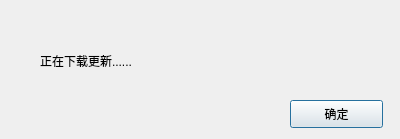
<?xml version="1.0" encoding="UTF-8"?>
<ui version="4.0">
 <class>CUpdateDlg</class>
 <widget class="QDialog" name="CUpdateDlg">
  <property name="geometry">
   <rect>
    <x>0</x>
    <y>0</y>
    <width>400</width>
    <height>139</height>
   </rect>
  </property>
  <property name="windowTitle">
   <string>下载更新</string>
  </property>
  <widget class="QLabel" name="label">
   <property name="geometry">
    <rect>
     <x>40</x>
     <y>30</y>
     <width>351</width>
     <height>61</height>
    </rect>
   </property>
   <property name="text">
    <string>正在下载更新......</string>
   </property>
  </widget>
  <widget class="QPushButton" name="BtnOK">
   <property name="geometry">
    <rect>
     <x>290</x>
     <y>100</y>
     <width>93</width>
     <height>28</height>
    </rect>
   </property>
   <property name="text">
    <string>确定</string>
   </property>
  </widget>
 </widget>
 <layoutdefault spacing="6" margin="11"/>
 <resources/>
 <connections/>
</ui>
